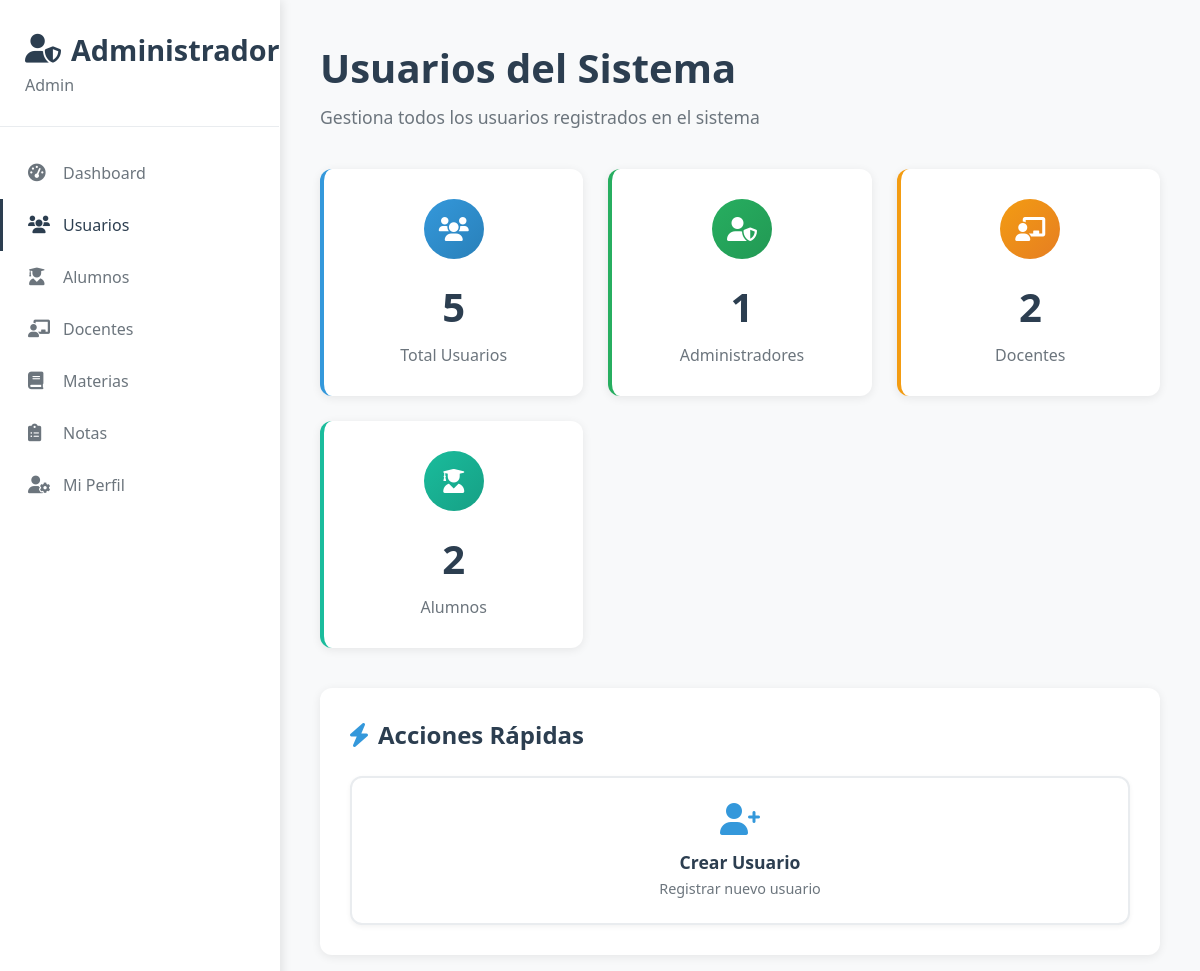
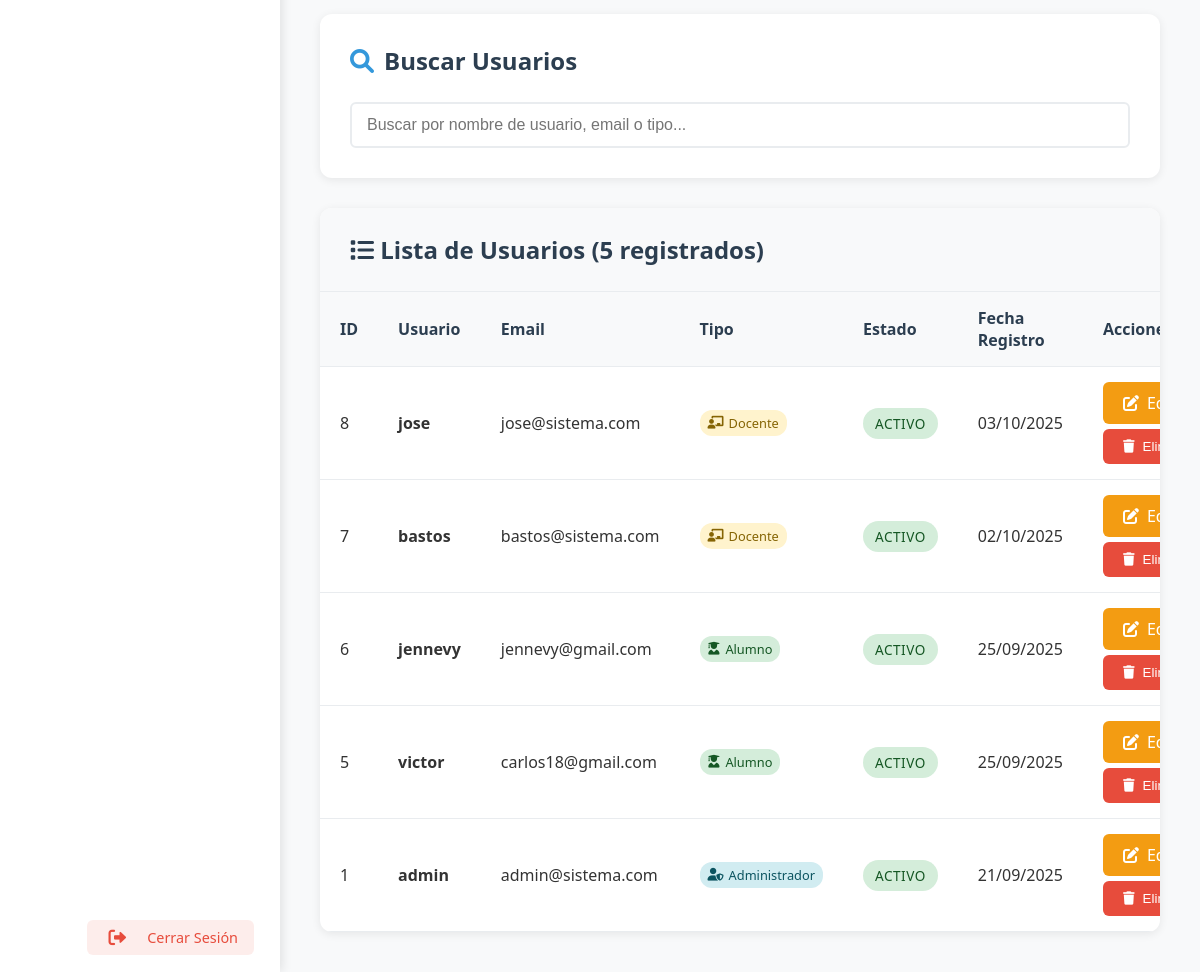
Page /admin/ver_usuarios (signed in) on the committed database (2 pictures, top to bottom).
### app.py (models this page shows)
class Usuario(db.Model):
    id = db.Column(db.Integer, primary_key=True)
    username = db.Column(db.String(80), unique=True, nullable=False)
    email = db.Column(db.String(120), unique=True, nullable=False)
    password_hash = db.Column(db.String(120), nullable=False)
    tipo = db.Column(db.String(20), nullable=False)  # 'admin', 'docente' o 'alumno'
    fecha_creacion = db.Column(db.DateTime, default=datetime.utcnow)

### app.py (the view)
@app.route('/admin/ver_usuarios')
def admin_ver_usuarios():
    if not session.get('user_id') or session.get('tipo') != 'admin':
        return redirect(url_for('login'))
    usuarios = Usuario.query.order_by(Usuario.fecha_creacion.desc()).all()
    for usuario in usuarios:
        if usuario.fecha_creacion:
            usuario.fecha_creacion_formatted = usuario.fecha_creacion.strftime('%d/%m/%Y')
        else:
            usuario.fecha_creacion_formatted = 'N/A'
    total_usuarios = len(usuarios)
    admin_count = len([u for u in usuarios if u.tipo == 'admin'])
    docente_count = len([u for u in usuarios if u.tipo == 'docente'])
    alumno_count = len([u for u in usuarios if u.tipo == 'alumno'])
    return render_template('admin/ver_usuarios_moderno.html',
                         usuarios=usuarios,
                         total_usuarios=total_usuarios,
                         admin_count=admin_count,
                         docente_count=docente_count,
                         alumno_count=alumno_count)

### app.py (called while the page is built)
@app.context_processor
def inject_flash_cleanup():
    return {
        'clear_flash_messages': clear_flash_messages,
        'convertir_ciclo_a_texto': convertir_ciclo_a_texto
    }

### templates/admin/ver_usuarios_moderno.html (shortened to what this page needs)
{% extends "admin/base_admin.html" %}
{% block content %}
<div class="page-header">
    <h1>Usuarios del Sistema</h1>
    <p>Gestiona todos los usuarios registrados en el sistema</p>
</div>
<div class="stats-grid">
    <div class="stat-card users">
        <div class="stat-icon users">
            <i class="fas fa-users"></i>
        </div>
        <div class="stat-number">{{ total_usuarios }}</div>
        <div class="stat-label">Total Usuarios</div>
    </div>
    <div class="stat-card students">
        <div class="stat-icon students">
            <i class="fas fa-user-shield"></i>
        </div>
        <div class="stat-number">{{ admin_count }}</div>
        <div class="stat-label">Administradores</div>
    </div>
    <div class="stat-card subjects">
        <div class="stat-icon subjects">
            <i class="fas fa-chalkboard-teacher"></i>
        </div>
        <div class="stat-number">{{ docente_count }}</div>
        <div class="stat-label">Docentes</div>
    </div>
    <div class="stat-card grades">
        <div class="stat-icon grades">
            <i class="fas fa-user-graduate"></i>
        </div>
        <div class="stat-number">{{ alumno_count }}</div>
        <div class="stat-label">Alumnos</div>
    </div>
</div>
<div class="content-container">
    <h2 class="section-title">
        <i class="fas fa-bolt"></i>
        Acciones Rápidas
    </h2>
    <div class="actions-grid">
        <a href="{{ url_for('crear_usuario') }}" class="action-btn">
            <i class="fas fa-user-plus"></i>
            <h3>Crear Usuario</h3>
            <p>Registrar nuevo usuario</p>
        </a>
    </div>
</div>
<div class="content-container">
    <h2 class="section-title">
        <i class="fas fa-search"></i>
        Buscar Usuarios
    </h2>
    <div class="search-container">
        <input type="text" id="searchUsuario" placeholder="Buscar por nombre de usuario, email o tipo..." class="form-control">
    </div>
</div>
<div class="table-container">
    <div class="table-header">
        <h2><i class="fas fa-list"></i> Lista de Usuarios ({{ usuarios|length }} registrados)</h2>
    </div>
    <div class="table-responsive">
        <table>
            <thead>
                <tr>
                    <th>ID</th>
                    <th>Usuario</th>
                    <th>Email</th>
                    <th>Tipo</th>
                    <th>Estado</th>
                    <th>Fecha Registro</th>
                    <th>Acciones</th>
                </tr>
            </thead>
            <tbody>
                {% for usuario in usuarios %}
                <tr data-user-id="{{ usuario.id }}" data-usuario="{{ usuario.username|lower }}" data-email="{{ usuario.email|lower }}" data-tipo="{{ usuario.tipo|lower }}">
                    <td>{{ usuario.id }}</td>
                    <td>
                        <strong>{{ usuario.username }}</strong>
                    </td>
                    <td>{{ usuario.email }}</td>
                    <td>
                        <span class="user-type-badge user-type-{{ usuario.tipo }}">
                            {% if usuario.tipo == 'admin' %}
                                <i class="fas fa-user-shield"></i> Administrador
                            {% elif usuario.tipo == 'docente' %}
                                <i class="fas fa-chalkboard-teacher"></i> Docente
                            {% elif usuario.tipo == 'alumno' %}
                                <i class="fas fa-user-graduate"></i> Alumno
                            {% else %}
                                <i class="fas fa-user"></i> {{ usuario.tipo|title }}
                            {% endif %}
                        </span>
                    </td>
                    <td>
                        <span class="status-badge status-active">Activo</span>
                    </td>
                    <td>{{ usuario.fecha_creacion_formatted }}</td>
                    <td>
                        <div class="btn-group">
                            <a href="{{ url_for('editar_usuario', usuario_id=usuario.id) }}" class="btn btn-warning btn-sm">
                                <i class="fas fa-edit"></i> Editar
                            </a>
                            <button type="button" class="btn btn-danger btn-sm" onclick="eliminarUsuario({{ usuario.id }}, '{{ usuario.username }}')">
                                <i class="fas fa-trash"></i> Eliminar
                            </button>
                        </div>
                    </td>
                </tr>
                {% else %}
                <tr>
                    <td colspan="7" class="text-center text-muted">
                        <i class="fas fa-info-circle"></i> No hay usuarios registrados
                    </td>
                </tr>
                {% endfor %}
            </tbody>
        </table>
    </div>
</div>
{% endblock %}

### rows in the picture
Usuario: id "8", username "jose", email "jose@sistema.com", tipo "docente" (drawn), fecha_creacion_formatted "03/10/2025"
Usuario: id "7", username "bastos", email "bastos@sistema.com", tipo "docente" (drawn), fecha_creacion_formatted "02/10/2025"
Usuario: id "6", username "jennevy", email "jennevy@gmail.com", tipo "alumno" (drawn), fecha_creacion_formatted "25/09/2025"
Usuario: id "5", username "victor", email "carlos18@gmail.com", tipo "alumno" (drawn), fecha_creacion_formatted "25/09/2025"
Usuario: id "1", username "admin", email "admin@sistema.com", tipo "admin" (drawn), fecha_creacion_formatted "21/09/2025"

### other values in the picture
{{ total_usuarios }} "5"
{{ admin_count }} "1"
{{ docente_count }} "2"
{{ alumno_count }} "2"
{{ usuarios|length }} "5"
